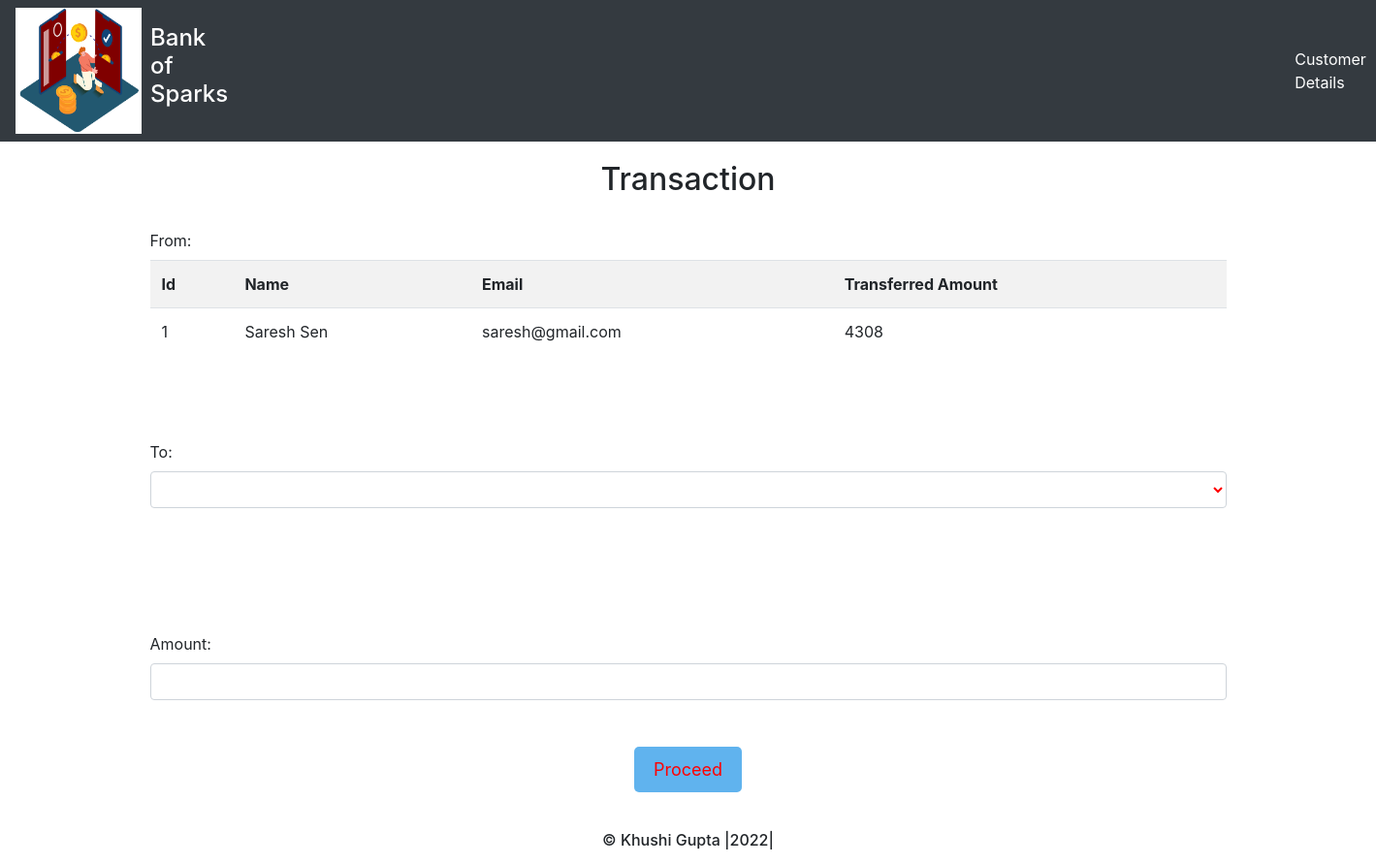
The page /transfer.php?id=1 on the database its author committed.
### tables this page shows
CREATE TABLE `users` (
  `id` int(11) NOT NULL,
  `name` varchar(50) NOT NULL,
  `email` varchar(50) NOT NULL,
  `credits` int(10) NOT NULL
);

### transfer.php (the view, shortened to what this page needs)
<!DOCTYPE html>
<html lang="en">
<head>
    <link rel="stylesheet" href="https://maxcdn.bootstrapcdn.com/bootstrap/4.0.0/css/bootstrap.min.css">
</head>
<body>
  <nav class="navbar navbar-expand-sm bg-dark navbar-dark">
  <div class="logo"><img src="newimages\images\transferMoney.png" height="130px" width="130px"></div>&nbsp;&nbsp;
<h4><p class="logo-text">Bank of Sparks</p></h4>
  <ul class="navbar-nav">
  <li class="list-customer">
  <a class="nav-link1" href="viewusers.php">Customer Details</a>
  </li>
  </ul>
  </nav>
    <div class="container divStyle">
        <h2>Transaction </h2>
            <?php
                include 'config.php';
                $sid=$_GET['id'];
                $sql = "SELECT * FROM  users where id=$sid";
                $query=mysqli_query($conn,$sql);
                $rows=mysqli_fetch_array($query);
            ?>
            <form method="post" name="tcredit" class="tabletext" ><br/>
        <label> From: </label><br/>
        <div>
            <table class="table roundedCorners  tabletext table-hover  table-striped table-condensed"  >
                <tr>
                    <th>Id</th>
                    <th>Name</th>
                    <th>Email</th>
                    <th> Transferred Amount</th>
                </tr>
                <tr>
                    <td><?php echo $rows['id'] ?></td>
                    <td><?php echo $rows['name'] ?></td>
                    <td><?php echo $rows['email'] ?></td>
                    <td><?php echo $rows['credits'] ?></td>
                </tr>
            </table>
        </div>
        <br/><br/><br/>
        <label>To:</label>
        <select class=" form-control"   name="to" style="margin-bottom:5%;" required>
            <option value="" disabled selected> </option>
            <?php
                include 'config.php';
                $sid=$_GET['id'];
                $sql = "SELECT * FROM users where id!=$sid";
                $query=mysqli_query($conn,$sql);
                while($rows = mysqli_fetch_array($query)) {
            ?>
                <option class="table text-center table-striped " value="<?php echo $rows['id'];?>" >
                </option>
            <?php
                }
            ?>
        </select> <br/><br/><br/>
            <label>Amount:</label>
            <input type="number" id="amm" class="form-control" name="amount" min="0" required  />  <br/><br/>
                <div class="text-center btn3" >
            <button class="button" name="submit" type="submit" id="myBtn">Proceed</button>
            </div>
        </form>
    </div>
<footer class="footer1" align="center"> <br>
    <div  style="height: 60%">
    <p><h6>&copy; Khushi Gupta |2022|</h6></p>
    </div>
  </footer>
</body>
</html>

### transfer.php (style rules this page uses)
.logo-text, .nav-link1 { color: white; padding-top: 15px; }
.list-customer { padding-left: 1100px; color:brown; }
.button { background-color: #60B3EE; border: none; color: red; padding: 10px 20px; text-align: center; text-decoration: none; display: inline-block; font-size: 18px; margin: 0px 2px; border-radius: 5px; }
h2 { text-align: center; margin-top: 20px; }
.form-control { color:red; }

### rows shown on the page
users: id "1", name "Saresh Sen", email "saresh@gmail.com", credits "4308"
